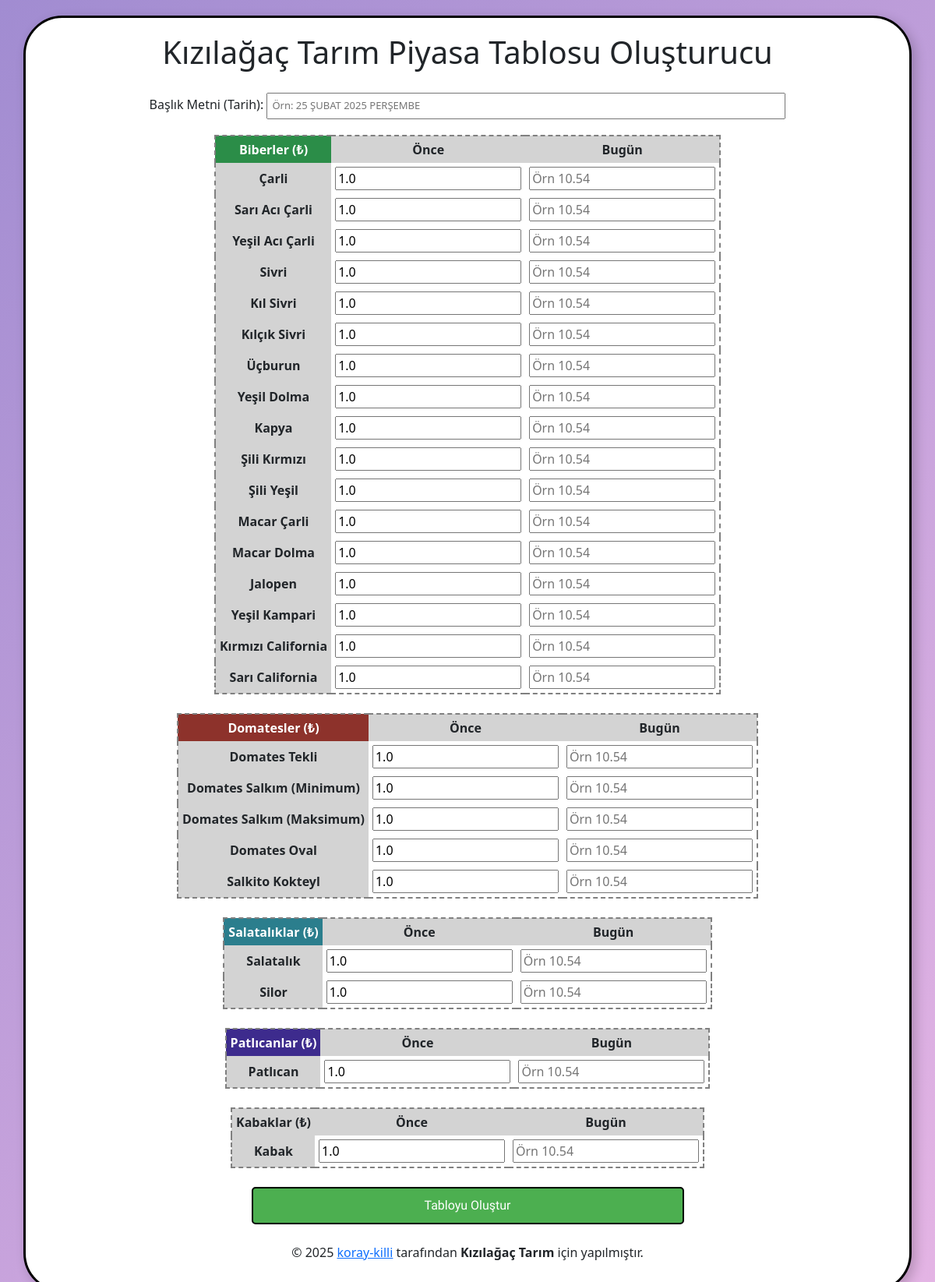
The page / on the database its author committed.
### Main/models.py (models this page shows)
class Sebze(models.Model): # DB Table that contains id(int), type(str), name(str), shown_name(str), price(float)
    id = models.IntegerField(primary_key=True)
    type = models.CharField(default="Herhangi")
    name = models.CharField(max_length=30)
    shown_name = models.CharField(default="test")
    price = models.FloatField(default=1.0)

### Main/views.py (the view)
# urls.py: path('', views.index),
def index(response):
    return render(response,'index.html',{
        "biberler": Sebze.objects.filter(type="biber"),
        "domatesler": Sebze.objects.filter(type="domates"),
        "salataliklar": Sebze.objects.filter(type="salatalik"),
        "patlicanlar": Sebze.objects.filter(type="patlican"),
        "kabaklar": Sebze.objects.filter(type="kabak"),
    })

### Main/templates/index.html (shortened to what this page needs)
{% extends 'base.html' %}
{% block body %}
    <h1>Kızılağaç Tarım Piyasa Tablosu Oluşturucu</h1>
    <form action="{% url 'index_form' %}" method="POST">
        Başlık Metni (Tarih): <input type="text" class="tarih" name="date" id="date" placeholder="Örn: 25 ŞUBAT 2025 PERŞEMBE" required>
     <table class="fiyat">
        <tr>
            <th id="title-biber">Biberler (₺)</th>
            <th>Önce</th>
            <th>Bugün</th>
        </tr>
        {% for i in biberler %}
        <tr>
            <th>{{i.shown_name}}</th>
            <td><input type="number" step="0.01" name="{{i.name}}-once" id="{{i.name}}-once" value="{{i.price}}" placeholder="Örn 10.54" required autocomplete="off"></td>
            <td><input type="number" step="0.01" name="{{i.name}}-bugun" id="{{i.name}}-bugun" placeholder="Örn 10.54" required autocomplete="off"></td>
        </tr>
        {% endfor %}
     </table class="fiyat">
     <br>
     <table class="fiyat">
        <tr>
            <th id="title-domates">Domatesler (₺)</th>
            <th>Önce</th>
            <th>Bugün</th>
        </tr>
        {% for i in domatesler %}
        <tr>
            <th>{{i.shown_name}}</th>
            <td><input type="number" step="0.01" name="{{i.name}}-once" id="{{i.name}}-once" placeholder="Örn 10.54" value="{{i.price}}" autocomplete="off"></td>
            <td><input type="number" step="0.01" name="{{i.name}}-bugun" id="{{i.name}}-bugun" placeholder="Örn 10.54" required autocomplete="off"></td>
        </tr>
        {% endfor %}
     </table>
     <br>
     <table class="fiyat">
        <tr>
            <th id="title-salata">Salatalıklar (₺)</th>
            <th>Önce</th>
            <th>Bugün</th>
        </tr>
        {% for i in salataliklar %}
        <tr>
            <th>{{i.shown_name}}</th>
            <td><input type="number" step="0.01" name="{{i.name}}-once" id="{{i.name}}-once" value = "{{i.price}}" placeholder="Örn 10.54" required autocomplete="off"></td>
            <td><input type="number" step="0.01" name="{{i.name}}-bugun" id="{{i.name}}-bugun" placeholder="Örn 10.54" required autocomplete="off"></td>
        </tr>
        {% endfor %}
     </table>
     <br>
     <table class="fiyat">
        <tr>
            <th id="title-patlican">Patlıcanlar (₺)</th>
            <th>Önce</th>
            <th>Bugün</th>
        </tr>
        {% for i in patlicanlar %}
        <tr>
            <th>{{i.shown_name}}</th>
            <td><input type="number" step="0.01" name="{{i.name}}-once" id="{{i.name}}-once" value = "{{i.price}}" placeholder="Örn 10.54" required autocomplete="off"></td>
            <td><input type="number" step="0.01" name="{{i.name}}-bugun" id="{{i.name}}-bugun" placeholder="Örn 10.54" required autocomplete="off"></td>
        </tr>
        {% endfor %}
     </table>
     <br>
     <table class="fiyat">
        <tr>
            <th id="title-kabaklar">Kabaklar (₺)</th>
            <th>Önce</th>
            <th>Bugün</th>
        </tr>
        {% for i in kabaklar %}
        <tr>
            <th>{{i.shown_name}}</th>
            <td><input type="number" step="0.01" name="{{i.name}}-once" id="{{i.name}}-once" value = "{{i.price}}" placeholder="Örn 10.54" required autocomplete="off"></td>
            <td><input type="number" step="0.01" name="{{i.name}}-bugun" id="{{i.name}}-bugun" placeholder="Örn 10.54" required autocomplete="off"></td>
        </tr>
        {% endfor %}
     </table>
     <br>
     <input type="submit" value="Tabloyu Oluştur">
        </form>
        <br>
        <p>&copy; 2025 <a target="_blank" href="https://www.github.com/koray-killi">koray-killi</a> tarafından <b>Kızılağaç Tarım</b> için yapılmıştır.</p>
{% endblock %}

### Main/templates/base.html (shortened to what this page needs)
{% load static %}
<!DOCTYPE html>
<html lang="en">
<head>
    <link rel="stylesheet" href="{% static 'FiyatEditor/css/style.css' %}">
<link href="https://cdn.jsdelivr.net/npm/bootstrap@5.3.6/dist/css/bootstrap.min.css" rel="stylesheet">
</head>
<body>
    <div class="container">
        {% block body %}  {% endblock %}
        </div>
</body>

### Main/static/FiyatEditor/css/style.css (style rules this page uses)
body { font-family: "Roboto Condensed", sans-serif; background: linear-gradient(-45deg, #ff9a9e, #fad0c4, #fbc2eb, #a18cd1); background-size: 400% 400%; animation: gradientAnimation 6s ease infinite; }
.container { border: 3px solid black; border-radius: 30px; box-shadow: 5px 5px 0px rgba(0, 0, 0, 0.3); width: 90%; max-width: 800px; height: min-content; background: white; border-radius: 50px; box-shadow: 5px 5px 15px rgba(0, 0, 0, 0.2); padding: 20px; margin: 20px auto; position: relative; align-self: center; text-align: center; }
.fiyat { margin: 0 auto; border-width: 2px; border-style: dashed; border-radius: 50%; }
h1 { text-align: center; }
input[type="text"], textarea { display:inline; font-size: 13px; width: 60%; }
input[type="text"].tarih { padding: 5px; margin: 20px auto; }
input[type="submit"] { border: 3px solid black; border-radius: 30px; font-family: "Roboto Condensed"; background-color: aquamarine; border-color: black; border-width: 2px; width: 50%; align-self: center; font-size: 15px; background-color: #4CAF50; color: white; padding: 10px 20px; font-size: 16px; border-radius: 5px; cursor: pointer; }
table { border-collapse:collapse; }
th, td { border: 1px solid black; padding: 5px; text-align: center; }
th { background-color: lightgray; }
th#title-biber { background-color: rgb(43, 141, 72); color: white; }
th#title-domates { background-color: rgb(141, 50, 43); color: white; }
th#title-salata { background-color: rgb(43, 126, 141); color: white; }
th#title-patlican { background-color: rgb(61, 43, 141); color: white; }

### rows shown on the page
Sebze: shown_name "Çarli", price "1.0"
Sebze: shown_name "Sarı Acı Çarli", price "1.0"
Sebze: shown_name "Yeşil Acı Çarli", price "1.0"
Sebze: shown_name "Sivri", price "1.0"
Sebze: shown_name "Kıl Sivri", price "1.0"
Sebze: shown_name "Kılçık Sivri", price "1.0"
Sebze: shown_name "Üçburun", price "1.0"
Sebze: shown_name "Yeşil Dolma", price "1.0"
Sebze: shown_name "Kapya", price "1.0"
Sebze: shown_name "Şili Kırmızı", price "1.0"
Sebze: shown_name "Şili Yeşil", price "1.0"
Sebze: shown_name "Macar Çarli", price "1.0"
Sebze: shown_name "Macar Dolma", price "1.0"
Sebze: shown_name "Jalopen", price "1.0"
Sebze: shown_name "Yeşil Kampari", price "1.0"
Sebze: shown_name "Kırmızı California", price "1.0"
Sebze: shown_name "Sarı California", price "1.0"
Sebze: shown_name "Domates Tekli", price "1.0"
Sebze: shown_name "Domates Salkım (Minimum)", price "1.0"
Sebze: shown_name "Domates Salkım (Maksimum)", price "1.0"
Sebze: shown_name "Domates Oval", price "1.0"
Sebze: shown_name "Salkito Kokteyl", price "1.0"
Sebze: shown_name "Salatalık", price "1.0"
Sebze: shown_name "Silor", price "1.0"
Sebze: shown_name "Patlıcan", price "1.0"
Sebze: shown_name "Kabak", price "1.0"
